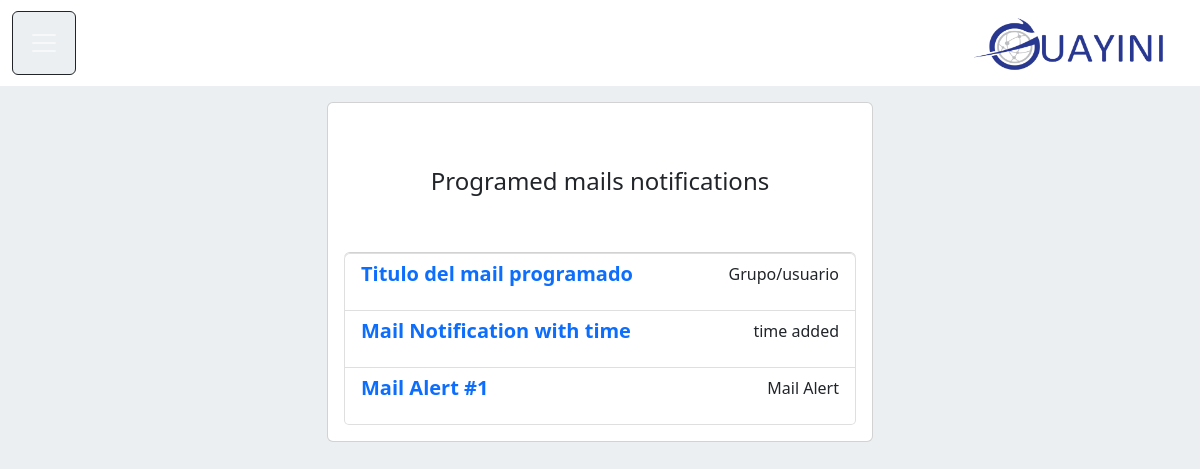
The app's page /mails/ (signed in) with its own data.
### tasks/models.py (models this page shows, shortened)
class Mail(models.Model):
    tittle = models.CharField(max_length=100)
    message = models.TextField(blank=True)
    subject = models.CharField(max_length=200)
    adress = models.EmailField(blank = True)
    created = models.DateTimeField(auto_now_add=True)
    dateprogramed = models.DateTimeField(null = True, blank = True)
    important = models.BooleanField(default=False)
    user = models.ForeignKey(User, on_delete=models.CASCADE)

### tasks/views.py (the view)
# urls.py: path('mails/', views.mails, name='mails'),
@login_required
def mails(request):
    mails = Mail.objects.filter(user=request.user)
    return render(request, 'mails.html', {'mails': mails})

### tasks/templates/mails.html
{% extends 'base.html' %}
{% block content %}
<main class="container">
    <div class="row">
      <div class="col-md-6 offset-md-3">
        <div class="card card-body mt-3">
          <h4 class=" text-center display-7 py-5">Programed mails notifications</h4>
          <ul class="list-group">
              {% for mail in mails %}
              <a class="list-group-item" href="{% url 'mail_detail' mail.id %}">
                <header class="d-flex justify-content-between">
                  {% if task.important %}
                  <h5 class="fw-bold text-success display-9">{{mail.tittle}}</h5>
                  {% else %}
                  <h5 class="fw-bold text-primary display-9">{{mail.tittle}}</h5>
                  {% endif %}
                  <p>{{mail.message}}</p>
                </header>
              </a>
              {% endfor %}
            </ul>
        </div>
      </div>
    </div>
  </main>
{% endblock %}

### records on screen
Mail: tittle "Titulo del mail programado", message "Grupo/usuario"
Mail: tittle "Mail Notification with time", message "time added"
Mail: tittle "Mail Alert #1", message "Mail Alert"
